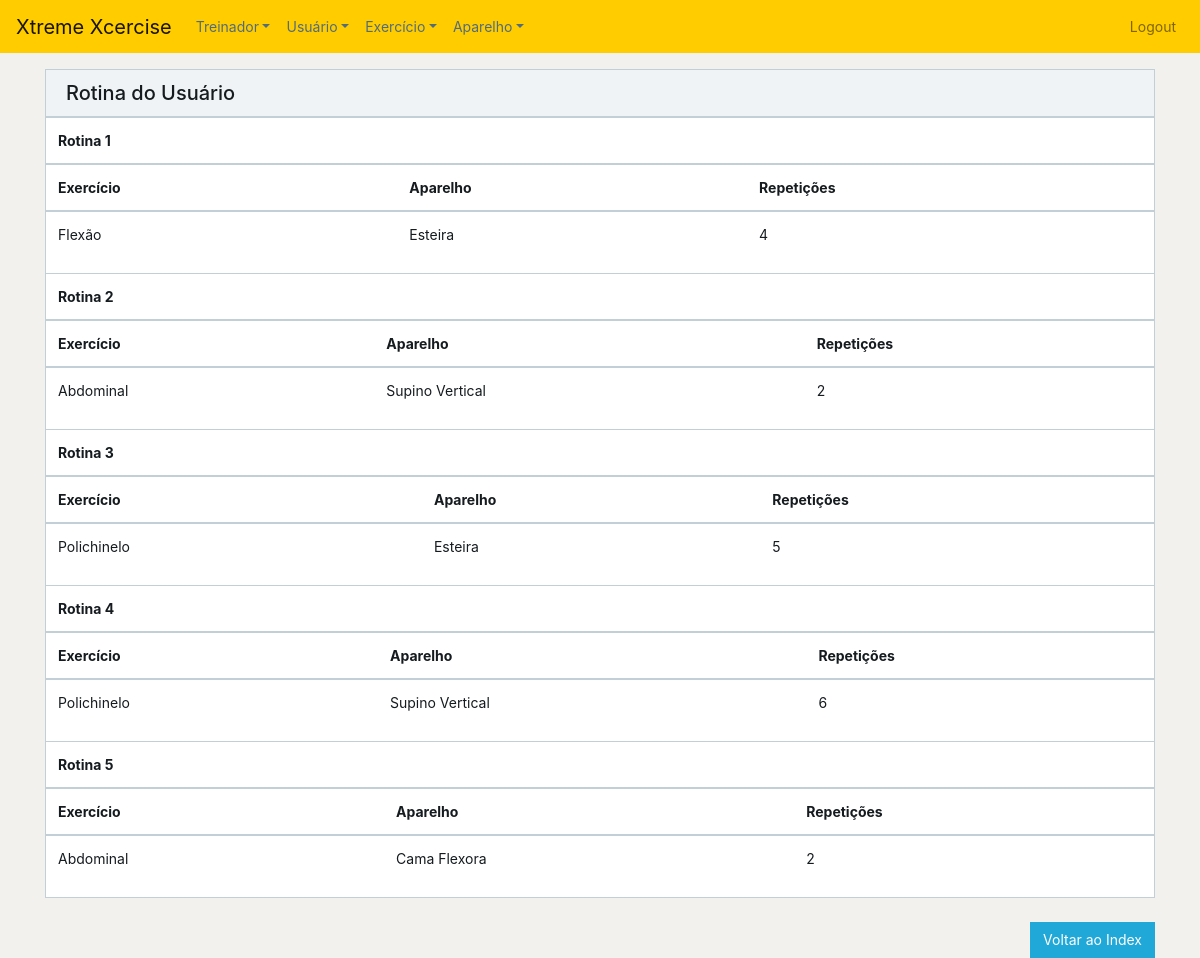
Page /rotina/show.php?id=1 (signed in) on the committed database.
### tables this page shows
CREATE TABLE `rotina` (
  `rotinaID` int(11) NOT NULL,
  `ex1` int(11) DEFAULT NULL,
  `ap1` int(11) DEFAULT NULL,
  `rep1` int(11) DEFAULT NULL,
  `ex2` int(11) DEFAULT NULL,
  `ap2` int(11) DEFAULT NULL,
  `rep2` int(11) DEFAULT NULL,
  `ex3` int(11) DEFAULT NULL,
  `ap3` int(11) DEFAULT NULL,
  `rep3` int(11) DEFAULT NULL,
  `ex4` int(11) DEFAULT NULL,
  `ap4` int(11) DEFAULT NULL,
  `rep4` int(11) DEFAULT NULL,
  `ex5` int(11) DEFAULT NULL,
  `ap5` int(11) DEFAULT NULL,
  `rep5` int(11) DEFAULT NULL
);

CREATE TABLE `exercicio` (
  `exercicioID` int(11) NOT NULL,
  `nome` varchar(35) DEFAULT NULL,
  `descricao` varchar(200) DEFAULT NULL
);

CREATE TABLE `aparelho` (
  `aparelhoID` int(11) NOT NULL,
  `marca` varchar(35) DEFAULT NULL,
  `modelo` varchar(35) DEFAULT NULL,
  `dataAquisicao` date DEFAULT NULL,
  `ultimaManutencao` date DEFAULT NULL
);

### rotina/show.php (the view, shortened to what this page needs)
<?php
include_once '../functions.php';
?>
<!DOCTYPE html>
<html lang="en">
<head>
    <link href="../css/font-awesome.min.css" rel="stylesheet">
    <link href="../css/simple-line-icons.min" rel="stylesheet">
    <link href="../css/style.min.css" rel="stylesheet">
    <link href="../css/stylesheetjr.css" rel="stylesheet">
</head>
<body>
<?php include_once '../header.php';
$var = findRoutine('rotina', $_GET['id']);
?>
<div class="container mt-3">
    <div class="card">
        <div class="card-header">
            <h1 class="h5 m-0">Rotina do Usuário</h1>
        </div>
        <?php
            $rotinas = array();
            foreach($var as $rotina) {
                unset($rotina['rotinaID']);
                $rotinas[1] = array_slice($rotina, 0, 3);
                $rotinas[2] = array_slice($rotina, 3, 3);
                $rotinas[3] = array_slice($rotina, 6, 3);
                $rotinas[4] = array_slice($rotina, 9, 3);
                $rotinas[5] = array_slice($rotina, 12, 3);
            }
            $counter = 1;
            foreach($rotinas as $rotina) {
                $rotinaEx = $rotina['ex' . $counter];
                $rotinaAp = $rotina['ap' . $counter];
                $rotinaRep = $rotina['rep' . $counter];
                $exercicio = findExerciseArray('exercicio', $rotinaEx);
                $aparelho = findMachineArray('aparelho', $rotinaAp);
                $rotinaEx = $exercicio[0]['nome'];
                $rotinaAp = $aparelho[0]['modelo'];
                echo '<table class="table table-responsive">';
                echo '<thead>';
                echo '<tr>';
                    echo '<th colspan="3">Rotina ' . $counter . '</th>';
                echo '</tr>';
                echo '<tr>';
                    echo '<th>Exercício</th>';
                    echo '<th>Aparelho</th>';
                    echo '<th>Repetições</th>';
                echo '</tr>';
                echo '</thead>';
                echo '<tbody>';
                echo "<tr>";
                    echo "<td>" . $rotinaEx . "</td>";
                    echo "<td>" . $rotinaAp . "</td>";
                    echo "<td>" . $rotinaRep . "</td>";
                echo "</tr>";
                echo '</tbody>';
                echo '</table>';
                $counter++;
            }
        ?>
    </div>
    <a class="btn btn-primary pull-right" href="index.php" role="button">Voltar ao Index</a>
</div>
</body>
</html>

### css/stylesheetjr.css (style rules this page uses)
body { background-color: #f2f1ed; }

### rows in the picture
rotina: ex1.nome "Flexão", ap1.modelo "Esteira", rep1 "4", ex2.nome "Abdominal", ap2.modelo "Supino Vertical", rep2 "2", ex3.nome "Polichinelo", rep3 "5", rep4 "6", ap5.modelo "Cama Flexora", rep5 "2"
